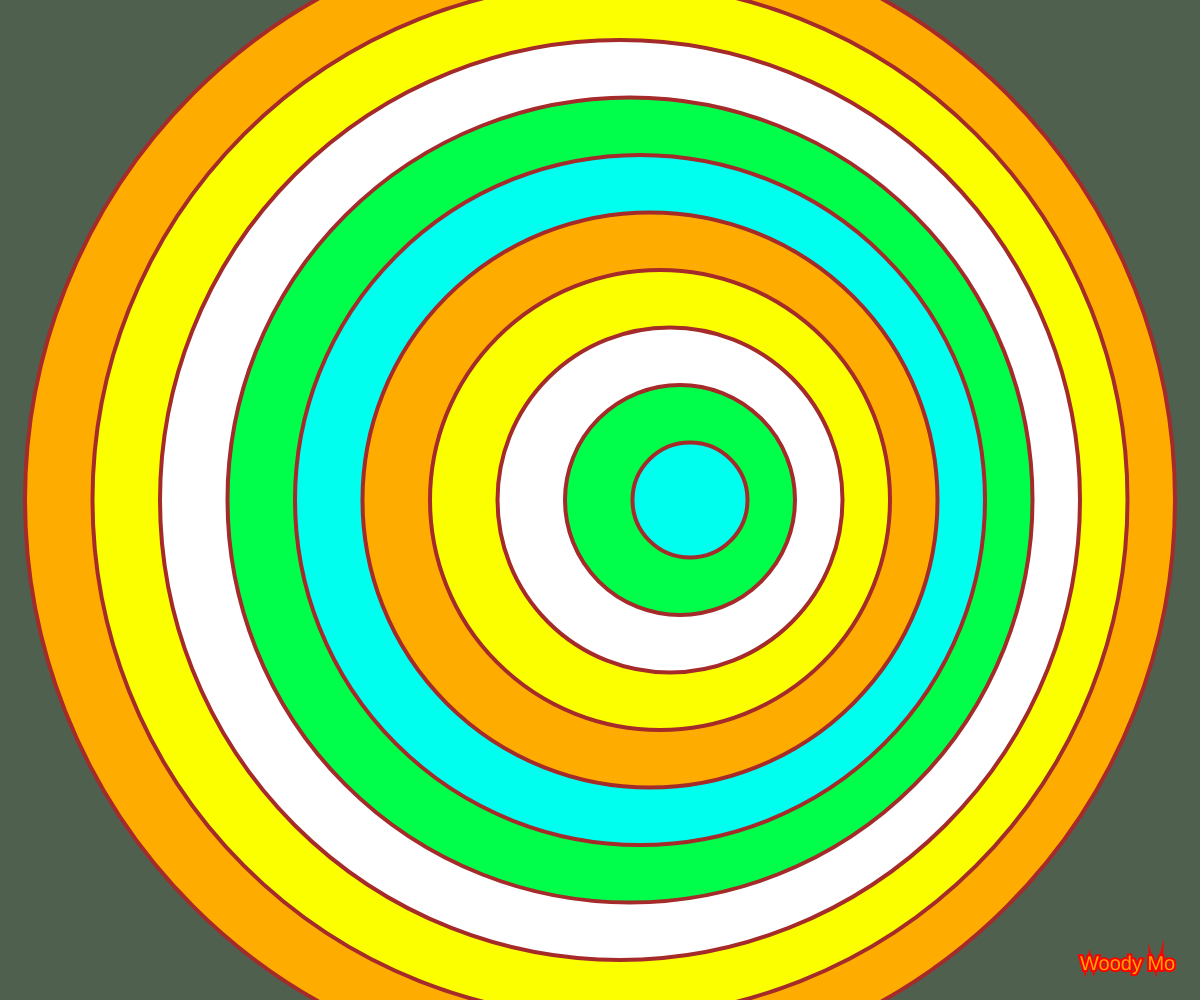
Frame 1 (no input)
Frame 60 (no input): identical to frame 1, image omitted
Frame 120 (the mouse pressed at the canvas centre since frame 60): identical to frame 1, image omitted

The p5.js sketch that drew this single still picture (run headless with seeded random() and noise() and a simulated clock; from frame 60 on, the mouse is pressed at the canvas centre):

// p5.js sketch
// ── sketch.js
let circleSize, posX, posY, offSet, numShapes, space;
let myColor = ['#FFAC00','#FCFF00','#8FFF00,','#00FF4A','#00FFEE','#FFAC00','#FCFF00','#8FFF00,','#00FF4A','#00FFEE'];

function setup() 
{
  createCanvas(windowWidth, windowHeight);  

  numShapes = 10;
  circleSize = width-50;
  space = circleSize/numShapes;
  offSet = 10;
  
  posX = width/2;
  posY = height/2;
  
}

function draw()
{
  background(79,97,78);
  for (i = 0; i <10; i++)
    {
      fill(myColor[i]);
      strokeWeight(4);
      stroke('brown');
      circle(posX+offSet*i,posY,circleSize-space*i);
    }
  mysignature();
}

function mysignature()
{
  textSize(20);
  strokeWeight(4);
  stroke('red');
  fill('orange');
  text('Woody Mo', width-120, height - 30);
}
